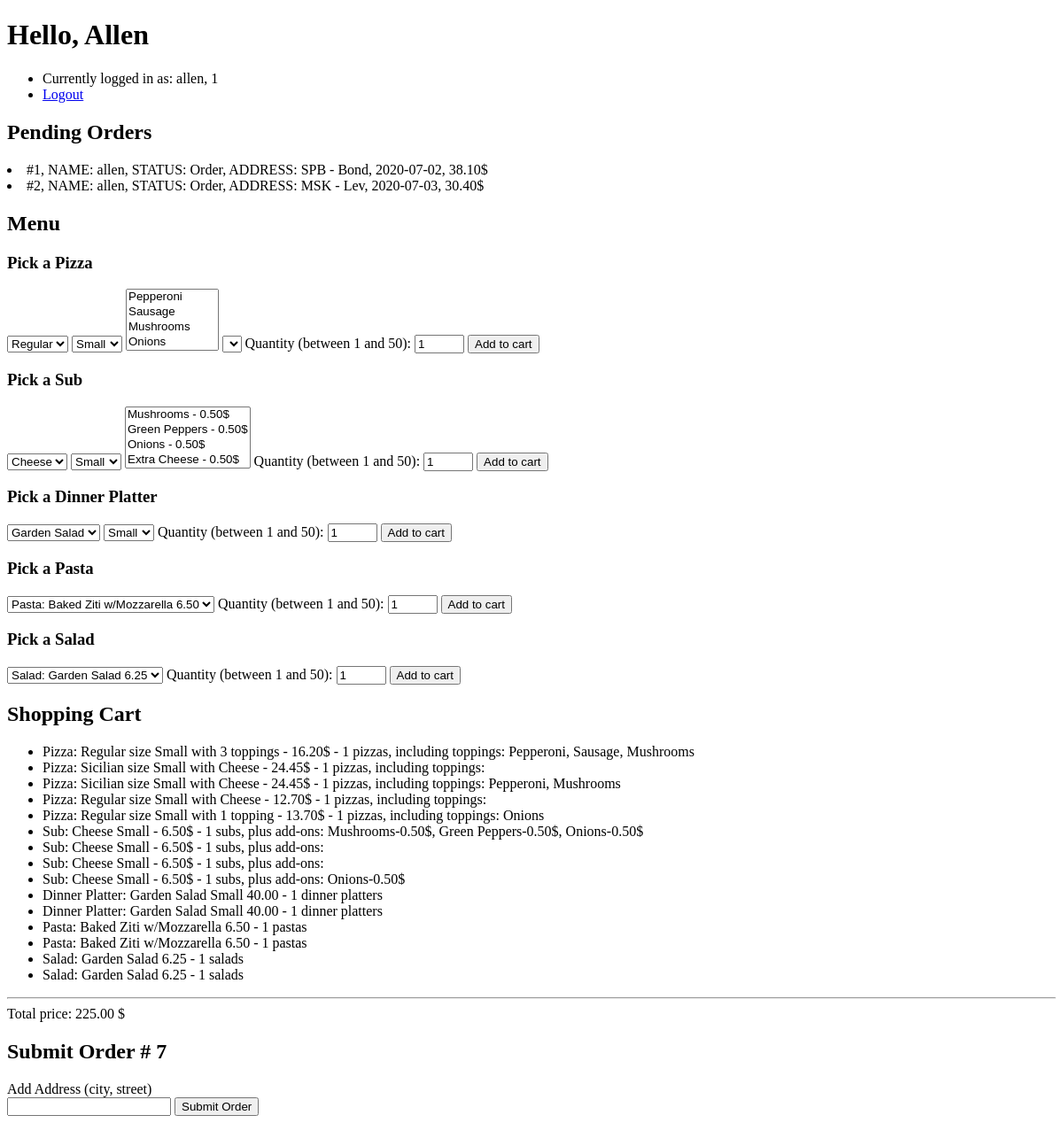
The app's page / (signed in), older data.
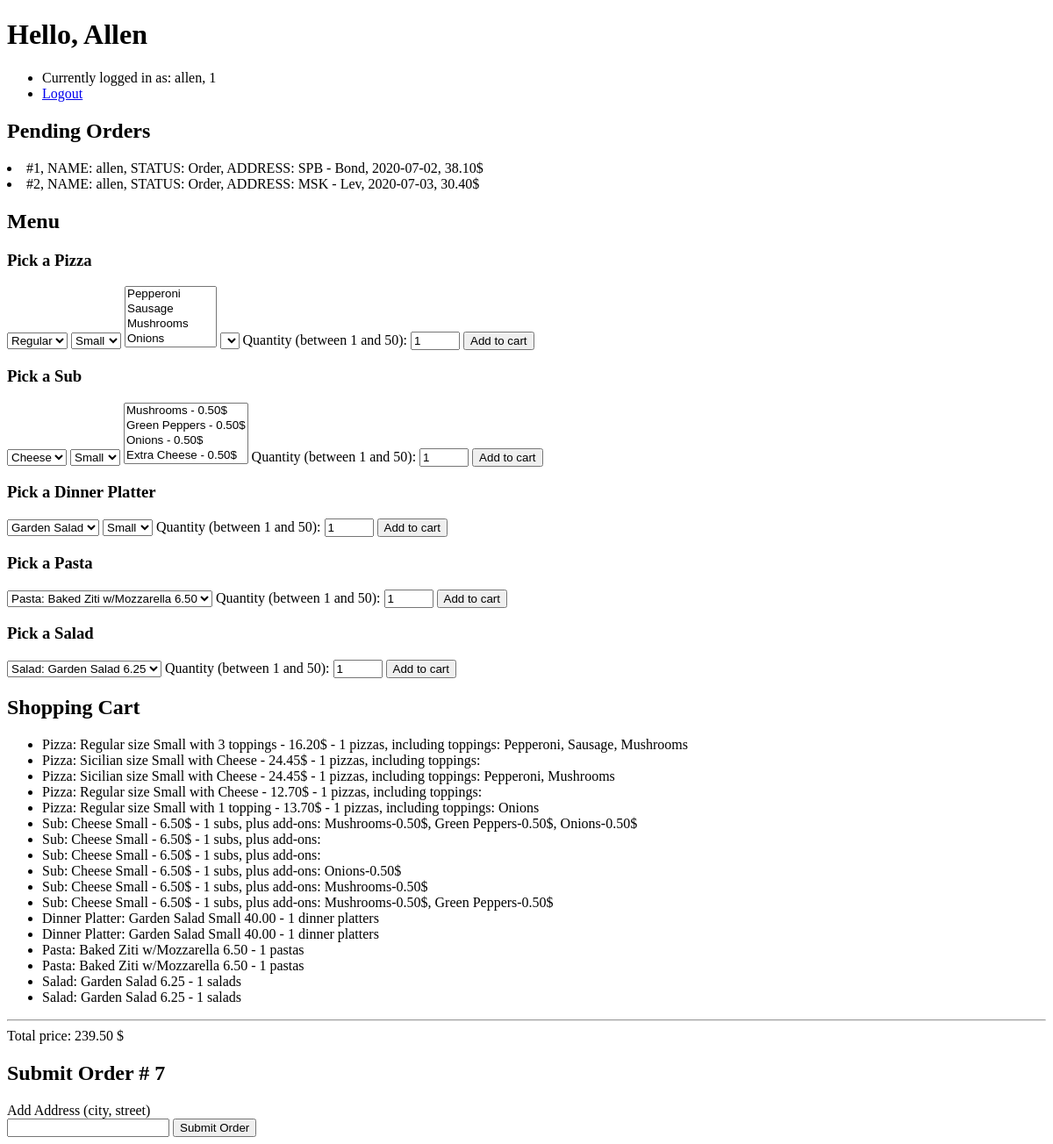
The same page, newer data.
### orders/models.py (models this page shows)
class Order(models.Model):
    user = models.ForeignKey(
        settings.AUTH_USER_MODEL,
        on_delete=models.CASCADE,
        blank=True
        )
    status = models.ForeignKey(Order_status, on_delete=models.CASCADE, blank=True)
    address = models.CharField(max_length=64, blank=True)
    date = models.DateField(auto_now=True)
    price = models.DecimalField(max_digits=7,decimal_places=2, blank=True, null=True)
    def __str__(self):
        return f"#{self.id}, NAME: {self.user}, STATUS: {self.status}, ADDRESS: {self.address}, {self.date}, {self.price}$"

class Order_status(models.Model):
    name = models.CharField(max_length=64, blank=True)
    def __str__(self):
        return f"{self.name}"

class Pizza_order_item(models.Model):
    pizza = models.ForeignKey(Pizza, on_delete=models.CASCADE, blank=True)
    toppings = models.ManyToManyField(Pizza_topping, blank=True)
    count = models.IntegerField()
    order = models.ForeignKey(Order, on_delete=models.CASCADE, related_name="pizzas")
    def __str__(self):
        return f"{self.pizza} - {self.count} pizzas, including toppings: " + ", ".join([a.topping for a in self.toppings.all()]) #that iterates the list of values, adding commas between those values

class Pizza(models.Model):
    name = models.ForeignKey(Pizza_name, on_delete=models.CASCADE)
    size = models.ForeignKey(Pizza_size, on_delete=models.CASCADE)
    combo = models.ForeignKey(Pizza_topping_combo, on_delete=models.CASCADE)
    price = models.DecimalField(max_digits=5,decimal_places=2)
    def __str__(self):
        return f"Pizza: {self.name} size {self.size} with {self.combo} - {self.price}$"

class Pizza_name(models.Model):
    name = models.CharField(max_length=64)
    def __str__(self):
        return f"{self.name}"

class Pizza_size(models.Model):
    size = models.CharField(max_length=64)
    def __str__(self):
        return f"{self.size}"

class Pizza_topping_combo(models.Model):
    combo = models.CharField(max_length=64)
    count = models.IntegerField()
    def __str__(self):
        return f"{self.combo}"

class Pizza_topping(models.Model):
    topping = models.CharField(max_length=64)
    def __str__(self):
        return f"{self.topping}"

class Sub_order_item(models.Model):
    sub = models.ForeignKey(Sub, on_delete=models.CASCADE, blank=True)
    add_ons = models.ManyToManyField(Sub_add_on, blank=True)
    count = models.IntegerField()
    order = models.ForeignKey(Order, on_delete=models.CASCADE, related_name="subs")
    def __str__(self):
        return f"{self.sub} - {self.count} subs, plus add-ons: " + ", ".join([a.add_on + "-" + str(a.price) + "$" for a in self.add_ons.all()])

class Sub(models.Model):
    name = models.ForeignKey(Sub_name, on_delete=models.CASCADE)
    size = models.ForeignKey(Sub_size, on_delete=models.CASCADE)
    add_ons = models.ManyToManyField(Sub_add_on, blank=True)
    price = models.DecimalField(max_digits=5,decimal_places=2)
    def __str__(self):
        return f"Sub: {self.name} {self.size} - {self.price}$"

class Sub_name(models.Model):
    name = models.CharField(max_length=64)
    def __str__(self):
        return f"{self.name}"

class Sub_size(models.Model):
    size = models.CharField(max_length=64)
    def __str__(self):
        return f"{self.size}"

class Sub_add_on(models.Model):
    add_on = models.CharField(max_length=64)
    price = models.DecimalField(max_digits=5,decimal_places=2)
    def __str__(self):
        return f"{self.add_on} - {self.price}$"

class Dinner_platter_order_item(models.Model):
    dinner_platter = models.ForeignKey(Dinner_platter, on_delete=models.CASCADE, blank=True)
    count = models.IntegerField()
    order = models.ForeignKey(Order, on_delete=models.CASCADE, related_name="dinner_platters")
    def __str__(self):
        return f"{self.dinner_platter} - {self.count} dinner platters"

class Dinner_platter(models.Model):
    name = models.ForeignKey(Dinner_platter_name, on_delete=models.CASCADE)
    size = models.ForeignKey(Dinner_platter_size, on_delete=models.CASCADE)
    price = models.DecimalField(max_digits=5,decimal_places=2)
    def __str__(self):
        return f"Dinner Platter: {self.name} {self.size} {self.price}"

class Dinner_platter_name(models.Model):
    name = models.CharField(max_length=64)
    def __str__(self):
        return f"{self.name}"

class Dinner_platter_size(models.Model):
    size = models.CharField(max_length=64)
    def __str__(self):
        return f"{self.size}"

class Pasta_order_item(models.Model):
    pasta = models.ForeignKey(Pasta, on_delete=models.CASCADE, blank=True)
    count = models.IntegerField()
    order = models.ForeignKey(Order, on_delete=models.CASCADE, related_name="pastas")
    def __str__(self):
        return f"{self.pasta} - {self.count} pastas"

class Pasta(models.Model):
    name = models.CharField(max_length=64)
    price = models.DecimalField(max_digits=5,decimal_places=2)
    def __str__(self):
        return f"Pasta: {self.name} {self.price}"

class Salad_order_item(models.Model):
    salad = models.ForeignKey(Salad, on_delete=models.CASCADE, blank=True)
    count = models.IntegerField()
    order = models.ForeignKey(Order, on_delete=models.CASCADE, related_name="salads")
    def __str__(self):
        return f"{self.salad} - {self.count} salads"

class Salad(models.Model):
    name = models.CharField(max_length=64)
    price = models.DecimalField(max_digits=5,decimal_places=2)
    def __str__(self):
        return f"Salad: {self.name} {self.price}"

### orders/views.py (the view)
# urls.py: path("", views.index, name="index"), # Links to Login page and Register page, if signed in - redirect to user page
def index(request):
    if not request.user.is_authenticated:
        return render(request, "orders/index.html", {"message": None})
    if Order.objects.filter(user=request.user, status=1).exists():
        cart = Order.objects.get(user=request.user, status=1)
        total_price = 0
        if cart.pizzas.exists():
            cart_pizzas = cart.pizzas.all()
            print ("Pizzas")
            for item in cart_pizzas:
                order_item_price = item.pizza.price * item.count
                print (order_item_price)
                total_price += order_item_price
        if cart.subs.exists():
            cart_subs = cart.subs.all()
            print ("Subs")
            for item in cart_subs:
                add_ons = item.add_ons.all()
                add_ons_total_price = 0
                for add_on in add_ons:
                    add_ons_total_price +=add_on.price
                order_item_price = (item.sub.price+add_ons_total_price) * item.count
                print (order_item_price)
                total_price += order_item_price
        if cart.dinner_platters.exists():
            cart_dinner_platters = cart.dinner_platters.all()
            print ("DinnerPlatters")
            for item in cart_dinner_platters:
                order_item_price = item.dinner_platter.price * item.count
                print (order_item_price)
                total_price += order_item_price
        if cart.pastas.exists():
            cart_pastas = cart.pastas.all()
            print ("Pastas")
            for item in cart_pastas:
                order_item_price = item.pasta.price * item.count
                print (order_item_price)
                total_price += order_item_price
        if cart.salads.exists():
            cart_salads = cart.salads.all()
            print ("Salads")
            for item in cart_salads:
                order_item_price = item.salad.price * item.count
                print (order_item_price)
                total_price += order_item_price
        cart.price = total_price
        cart.save()
        print ("\n","CART: ", cart, "\n")
    else:
        print ("\n","no cart", "\n")
    context = {
        "pizzas": Pizza.objects.all(),
        "pizza_names": Pizza_name.objects.all(),
        "pizza_sizes": Pizza_size.objects.all(),
        "pizza_topping_combos": Pizza_topping_combo.objects.all(),
        "pizza_toppings": Pizza_topping.objects.all(),
        "cart": Order.objects.filter(user=request.user, status=1),
        "pending_orders": Order.objects.filter(user=request.user, status = 2),
        "delivered_orders": Order.objects.filter(user=request.user, status = 3),
        "user": request.user,
        "subs": Sub.objects.all(),
        "sub_names": Sub_name.objects.all(),
        "sub_sizes": Sub_size.objects.all(),
        "sub_add_ons": Sub_add_on.objects.all(),
        "pastas": Pasta.objects.all(),
        "salads": Salad.objects.all(),
        "dinner_platters": Dinner_platter.objects.all(),
        "dinner_platter_names": Dinner_platter_name.objects.all(),
        "dinner_platter_sizes": Dinner_platter_size.objects.all()
    }
    return render(request, "orders/user.html", context)

### orders/templates/orders/user.html (shortened to what the changed rows need)
{% extends "orders/base.html" %}
{% block body %}
    <h1>Hello, {{ user.first_name }}</h1>
    <ul>
        <li>Currently logged in as: {{ user.username}}, {{ user.id }}</li>
        <li><a href="{% url 'logout' %}">Logout</a></li>
    </ul>
    {% if pending_orders %}
        <h2>Pending Orders</h2>
        {% for order in pending_orders %}
        <li>
            {{ order }}
        </li>
        {% endfor %}
    {% endif %}
    <h2>Menu</h2>
    {% if pizzas %}
        <h3>Pick a Pizza</h3>
        <form id="pizza_form" action="{% url 'cart_pizza' %}" method="post">
            <select id="pizza_name" name="pizza_name">
            </select>
            <select id="pizza_size" name="pizza_size">
            </select>
            <select id="pizza_toppings" name="pizza_toppings" multiple>
            </select>
            <select name="pizza_topping_combo">
            </select>
            <label for="count">Quantity (between 1 and 50):</label>
            <input type="number" id="quantity" name="count" min="1" max="50" value="1">
            <input type="submit" value="Add to cart"/>
        </form>
    {% endif %}
    {% if subs %}
        <h3>Pick a Sub</h3>
        <form id="sub_form" action="{% url 'cart_sub' %}" method="POST">
            <select id="sub_name" name="sub_name">
            </select>
            <select id="sub_size" name="sub_size">
            </select>
            <select id="sub_add_ons" name="sub_add_ons" multiple>
            </select>
            <label for="count">Quantity (between 1 and 50):</label>
            <input type="number" id="quantity" name="count" min="1" max="50" value="1">
            <input type="submit" value="Add to cart"/>
        </form>
    {% endif %}
    {% if dinner_platters %}
        <h3>Pick a Dinner Platter</h3>
        <form id="dinner_platter_form" action="{% url 'cart_dinner_platter' %}" method="POST">
            <select id="dinner_platter_name" name="dinner_platter_name">
            </select>
            <select id="dinner_platter_size" name="dinner_platter_size">
            </select>
            <label for="count">Quantity (between 1 and 50):</label>
            <input type="number" id="quantity" name="count" min="1" max="50" value="1">
            <input type="submit" value="Add to cart">
        </form>
    {% endif %}
    {% if pastas %}
        <h3>Pick a Pasta</h3>
        <form id="pasta_form" action="{% url 'cart_pasta' %}" method="POST">
            <select name="pasta_name_price">
            </select>
            <label for="count">Quantity (between 1 and 50):</label>
            <input type="number" id="quantity" name="count" min="1" max="50" value="1">
            <input type="submit" value="Add to cart">
        </form>
    {% endif %}
    {% if salads %}
        <h3>Pick a Salad</h3>
        <form id="salad_form" action="{% url 'cart_salad' %}" method="POST">
            <select name="salad_name_price">
            </select>
            <label for="count">Quantity (between 1 and 50):</label>
            <input type="number" id="quantity" name="count" min="1" max="50" value="1">
            <input type="submit" value="Add to cart">
        </form>
    {% endif %}
    {% if cart %}
        <h2>Shopping Cart</h2>
        <ul>
            {% for unit in cart %}
                {% for pizza in unit.pizzas.all %}
                    <li>{{ pizza }}</li>
                {% endfor %}
                {% for sub in unit.subs.all %}
                    <li>{{ sub }}</li>
                {% endfor %}
                {% for dinner_platter in unit.dinner_platters.all %}
                <li>{{ dinner_platter }}</li>
                {% endfor %}
                {% for pasta in unit.pastas.all %}
                    <li>{{ pasta }}</li>
                {% endfor %}
                {% for salad in unit.salads.all %}
                    <li>{{ salad }}</li>
                {% endfor %}
            {% endfor %}
        </ul>
        <hr>
        <span id="total_price">Total price: {{ cart.0.price }} $</span>
        <h2>Submit Order # {{ cart.0.id }} </h2>
        <form action="{% url 'order' cart.0.id %}" method="post">
            <label for="address">Add Address (city, street)</label><br>
            <input id="address" name="address" type="text"/>
            <input type="submit" value="Submit Order"/>
        </form>
    {% endif %}
{% endblock %}

Row changes from the older to the newer data that the page shows:
changed Order id 7: price "225.00" → "239.50"
added Sub_order_item: sub+count+id "Sub: Cheese Small - 6.50$ - 1 subs, plus add-ons: Mushrooms-0.50$", shown under Order id 7
added Sub_order_item: sub+count+id "Sub: Cheese Small - 6.50$ - 1 subs, plus add-ons: Mushrooms-0.50$, Green Peppers-0.50$", shown under Order id 7
